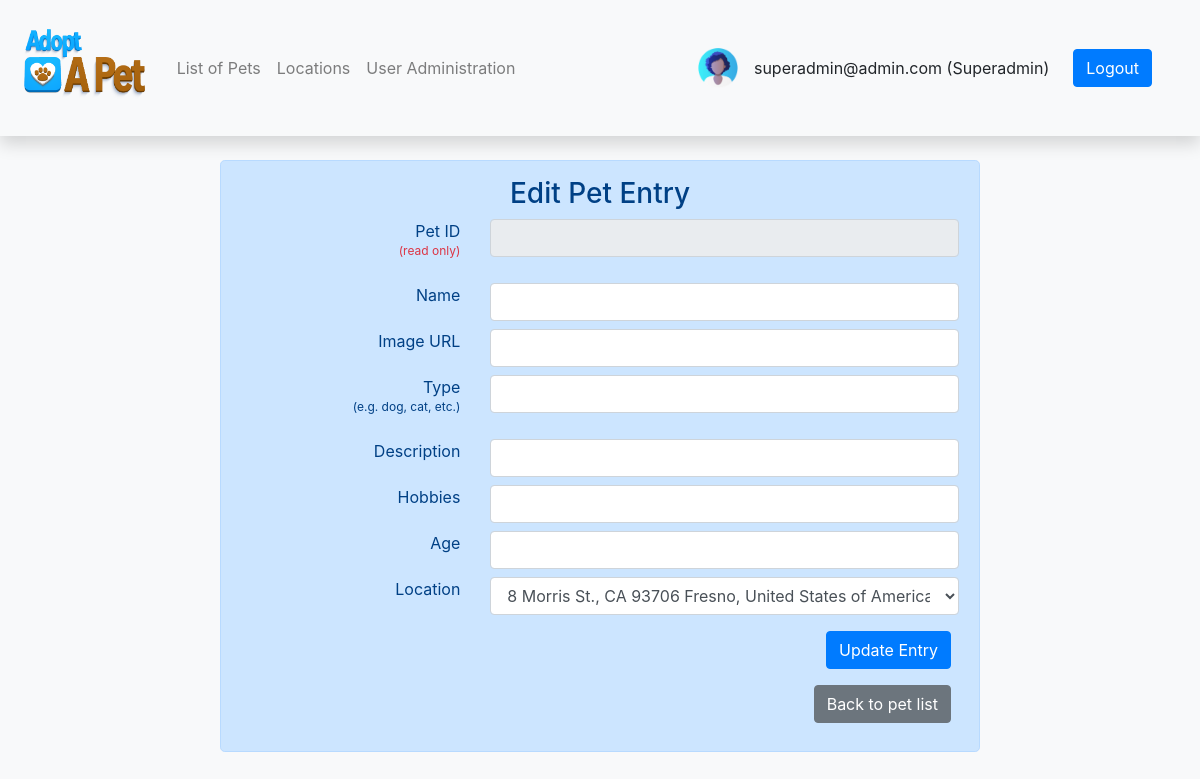
/update.php (signed in), run on the app's committed database.
### tables this page shows
CREATE TABLE `users` (
  `userId` int(11) NOT NULL,
  `userName` varchar(100) NOT NULL,
  `userEmail` varchar(100) NOT NULL,
  `userPass` varchar(100) NOT NULL,
  `userImage` varchar(100) DEFAULT NULL,
  `userType` enum('user','admin','superadmin') NOT NULL DEFAULT 'user'
);

### update.php (the view, shortened to what this page needs)
<?php
    require_once 'actions/db_connect.php';
    if($_SESSION['admin']) {
        $res = mysqli_query($connect, "SELECT * FROM users WHERE userId=".$_SESSION['admin']);
        $userRow = mysqli_fetch_array($res, MYSQLI_ASSOC);
    } elseif($_SESSION['superadmin']) {
        $res = mysqli_query($connect, "SELECT * FROM users WHERE userId=".$_SESSION['superadmin']);
        $userRow = mysqli_fetch_array($res, MYSQLI_ASSOC);
    }
    $sql = 'SELECT locations.locationId, locations.street, locations.town, locations.postalCode, locations.country, countries.CountryName FROM locations INNER JOIN countries ON locations.country = countries.countryId;';
    $countrylist = $connect->query($sql);
?>
<!DOCTYPE html>
<html>
<head>
    <link rel="stylesheet" href="css/bootstrap.min.css">
</head>
<body class="bg-light">
<?php include('navbar.php'); ?>
<div class="container my-4">
    <div class="row mt-3 ">
        <div class="col-8 offset-2 pt-2 alert alert-primary rounded-lg">
            <h3 class="mt-2 text-center">Edit Pet Entry</h3>
            <form action="actions/a_update.php" method="post">
                <div class="row my-2">
                    <div class="col-md-4 text-right"><label for="formpetid">Pet ID<br><span><sup class="text-danger">(read only)</sup></span></label></div >
                    <div class="col-md-8"><input class="form-control text-danger" type="text" name="formpetid"  value="<?php echo $data['petId'] ?>" readonly /></div>
                </div>
                <div class="row my-2">
                    <div class="col-md-4 text-right"><label for="formname">Name</label></div >
                    <div class="col-md-8"><input class="form-control" type="text" name="formname"  value="<?php echo $data['name'] ?>" /></div>
                </div>
                <div class="row my-2">
                    <div class="col-md-4 text-right"><label for="formimage">Image URL</label></div>
                    <div class="col-md-8"><input class="form-control" type="text" name="formimage" value="<?php echo $data['image'] ?>" /></div>
                </div>
                <div class="row my-2">
                    <div class="col-md-4 text-right"><label for="formtype">Type<br><sup>(e.g. dog, cat, etc.)</sup></label></div>
                    <div class="col-md-8"><input class="form-control" type="text" name="formtype" value="<?php echo $data['type'] ?>" /></div>
                </div>
                <div class="row my-2">
                    <div class="col-md-4 text-right"><label for="formdescription">Description</label></div>
                    <div class="col-md-8"><input class="form-control" type="text" name="formdescription" value="<?php echo $data['descriptions'] ?>" /></div>
                </div>
                <div class="row my-2">
                    <div class="col-md-4 text-right"><label for="formhobbies">Hobbies</label></div>
                    <div class="col-md-8"><input class="form-control" type="text" name="formhobbies" value="<?php echo $data['hobbies'] ?>" /></div>
                </div>
                <div class="row my-2">
                    <div class="col-md-4 text-right"><label for="formage">Age</label></div>
                    <div class="col-md-8"><input class="form-control" type="number" name="formage" value="<?php echo $data['age'] ?>" /></div>
                </div>
                <div class="row my-2">
                    <div class="col-md-4 text-right"><label for="formlocation">Location</label></div>
                    <div class="col-md-8">
                        <select name="formlocation" class="form-control" id="formlocation">
                            <?php
                                if($countrylist->num_rows > 0) {
                                    while($row = mysqli_fetch_assoc($countrylist)) {
                                        if($data['location'] == $row['locationId']) {
                                            printf('<option value="%s" selected>%s, %s %s, %s</option>',
                                            $row['locationId'], $row['street'], $row['postalCode'], $row['town'], $row['CountryName']);
                                        } else {
                                            printf('<option value="%s">%s, %s %s, %s</option>',
                                            $row['locationId'], $row['street'], $row['postalCode'], $row['town'], $row['CountryName']);
                                        }
                                    }
                                } else {
                                    echo('<option value="1">No location in database</option>');
                                }
                            ?>
                        </select>
                    </div>
                </div>
                <div class="row my-2">
                    <div class="col-12 text-right">
                        <button class="btn btn-primary m-2" type ="submit">Update Entry</button><br><a class="btn btn-secondary m-2" href="index.php">Back to pet list</a>
                    </div>
                </div>
            </form>
        </div>
    </div>
</div >
</body>
</html>

### navbar.php (shortened to what this page needs)
<nav class="navbar navbar-expand-lg navbar-light bg-light shadow p-4">
    <a href="index.php"><img src="assets/adopt-a-pet-logo/adopt-a-pet-logo.png" height="80" alt="Adopt A Pet" class="mr-4 navbar-brand h1" loading="lazy"></a>
    <div class="collapse navbar-collapse" id="navbarSupportedContent">
        <ul class="navbar-nav mr-auto">
            <?php
                if( isset($_SESSION['user']) || isset($_SESSION['admin']) || isset($_SESSION['superadmin']) ) {
                    echo('<li class="nav-item"><a class="nav-link" href="index.php">List of Pets</a></li>');
                }
            ?>
            <?php
                if( isset($_SESSION['admin']) || isset($_SESSION['superadmin']) ) {
                    echo('<li class="nav-item"><a class="nav-link" href="locations.php">Locations</a></li><li class="nav-item"><a class="nav-link" href="admin.php">User Administration</a></li>');
                }
            ?>
        </ul>
        <?php
                if( isset($_SESSION['user']) || isset($_SESSION['admin']) || isset($_SESSION['superadmin']) ) {
                    echo('<img src="'. $userRow['userImage' ] .'" height="40px" alt="'. $userRow['userEmail' ] .'" class="mx-3">'. $userRow['userEmail'] .' ('. ucfirst($userRow['userType' ]) .')<a class="btn btn-primary mx-4" href="logout.php?logout">Logout</a>');
                }
        ?>
    </div>
</nav>

### data on the page
users: userImage (picture), userEmail "superadmin@admin.com", userType "Superadmin"

### other printed values
form field formlocation "8 Morris St., CA 93706 Fresno, United States of America"
